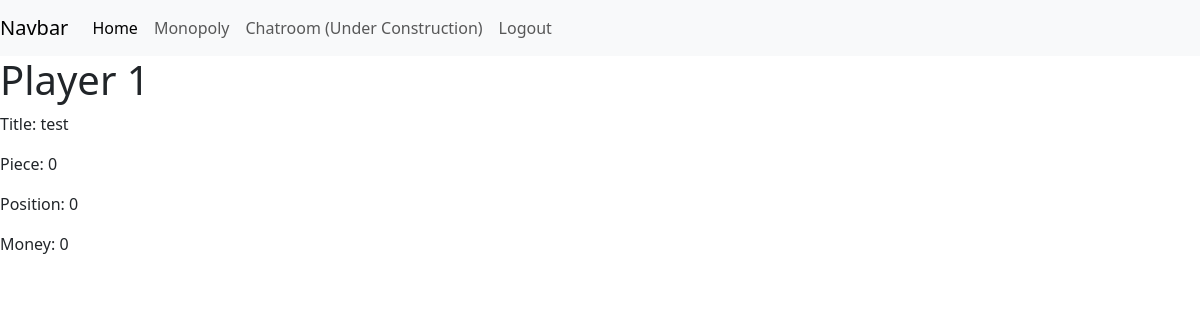
/details/1 (signed in), run on the app's committed database.
### models.py (models this page shows, shortened)
class Player(UserMixin, db.Model):
    __tablename__ = "players"
    id: Mapped[int] = mapped_column(primary_key=True)
    title: Mapped[str] = mapped_column(String(30))
    piece: Mapped[int] = mapped_column()
    position: Mapped[int] = mapped_column()
    money: Mapped[int] = mapped_column()
    password_hash: Mapped[Optional[str]] = mapped_column(String(256))
    properties = relationship(
        "Property",
        back_populates="owner",
        cascade="save-update"
    )

### routes/home/home_routes.py (the view)
    @app.route("/details/<id>")
    def details(id):
        player = Player.query.filter(Player.id == id).first()  # Given as list, so we need first
        return render_template("details.html", player=player)

### models.py (called while the page is built)
@login.user_loader
def load_player(id):
    return db.session.get(Player, int(id))

### templates/details.html (shortened to what this page needs)
{% extends "base.html" %}
{% block content %}
<h1>Player {{player.id}}</h1>
<p>Title: {{player.title}}</p>
<p>Piece: {{player.piece}}</p>
<p>Position: {{player.position}}</p>
<p>Money: {{player.money}}</p>
{% endblock %}

### static/css/base.css (style rules this page uses)
body { height: 100%; width: 100%; margin: 0; }
html { height: 100%; width: 100%; margin: 0; }

### data on the page
Player: id "1", title "test", piece "0", position "0", money "0"
